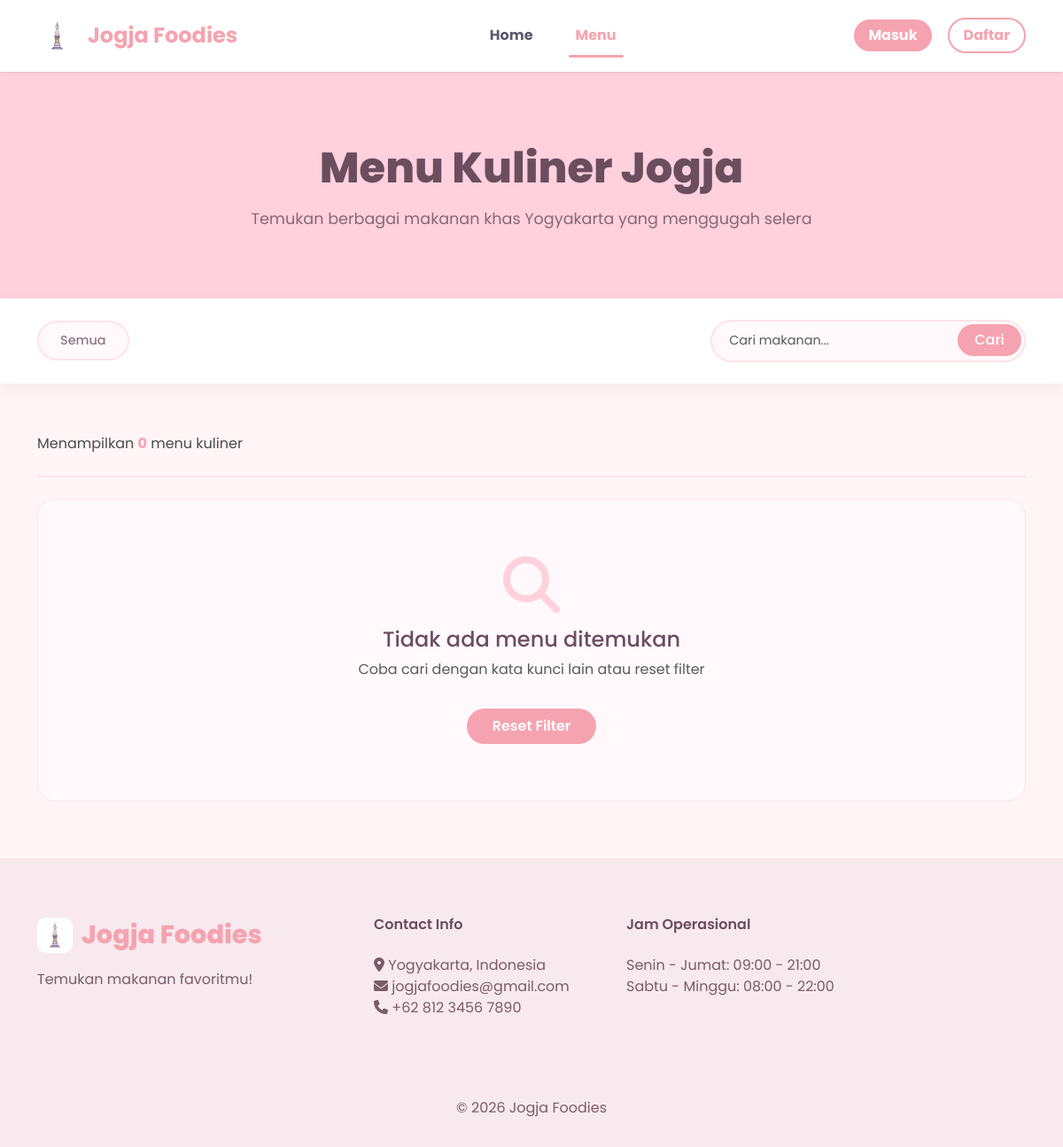
Before: /menu.php?category=Minuman with the older database file.
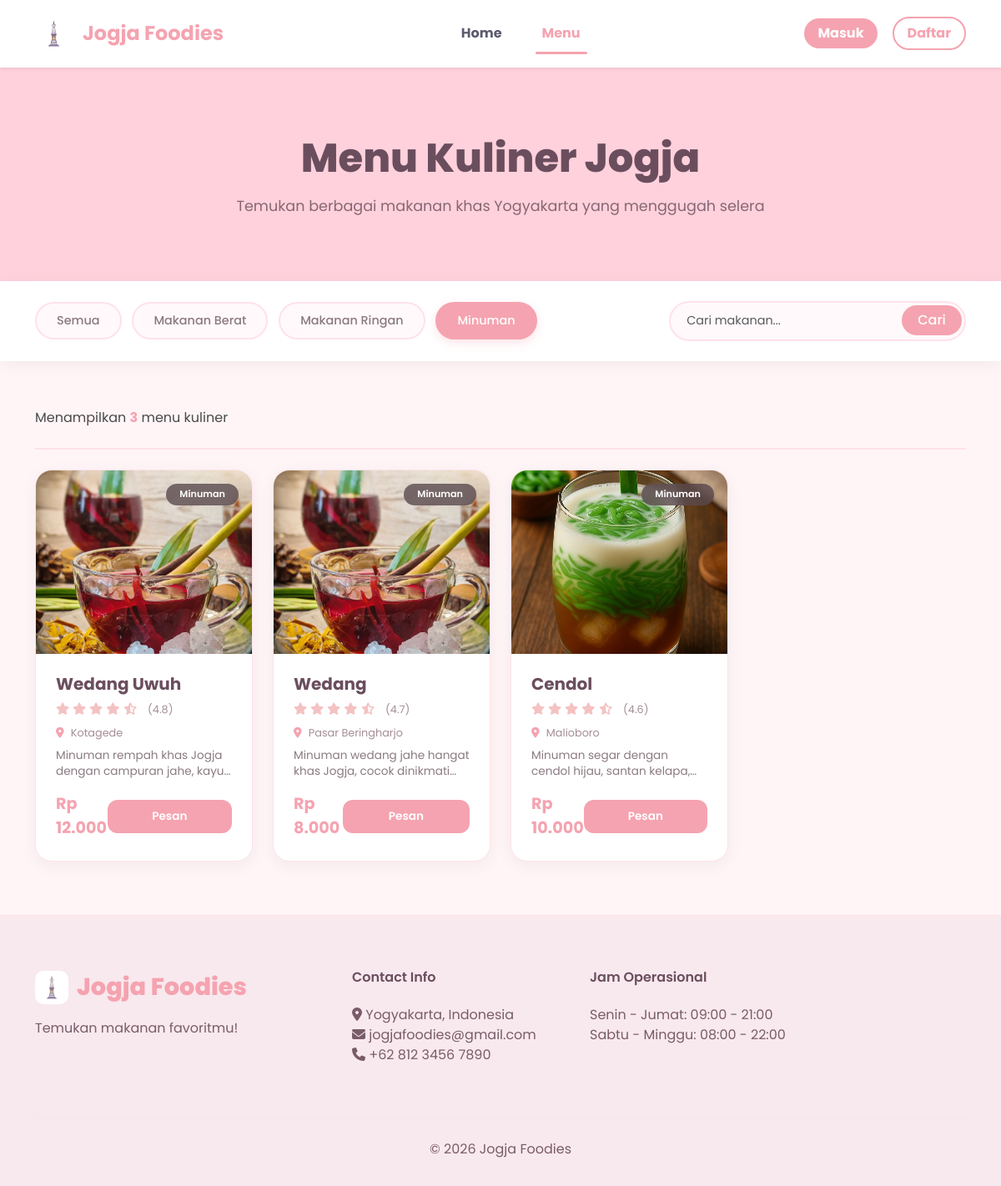
After: the same page with the newer database file.
### tables this page shows
CREATE TABLE `foods` (
  `id` int(11) NOT NULL,
  `name` varchar(100) NOT NULL,
  `description` text DEFAULT NULL,
  `price` decimal(10,2) DEFAULT NULL,
  `image` varchar(255) DEFAULT NULL,
  `category` varchar(50) DEFAULT NULL,
  `location` varchar(255) DEFAULT NULL,
  `rating` decimal(2,1) DEFAULT 0.0,
  `created_at` timestamp NOT NULL DEFAULT current_timestamp()
);

### menu.php (the view, shortened to what the changed rows need)
<?php
require_once 'config/koneksi.php';
$category = isset($_GET['category']) && $_GET['category'] !== 'all'
    ? mysqli_real_escape_string($konek, $_GET['category'])
    : '';
$query = "SELECT * FROM foods WHERE 1=1";
if ($category) {
    $query .= " AND category = '$category'";
}
$check_column = mysqli_query($konek, "SHOW COLUMNS FROM foods LIKE 'rating'");
if(mysqli_num_rows($check_column) > 0) {
    $query .= " ORDER BY rating DESC, name ASC";
} else {
    $query .= " ORDER BY name ASC";
}
$result = mysqli_query($konek, $query);
$foods = [];
while ($row = mysqli_fetch_assoc($result)) {
    $foods[] = $row;
}
$cat_query = "SELECT DISTINCT category FROM foods ORDER BY category";
$cat_result = mysqli_query($konek, $cat_query);
$categories = [];
while ($row = mysqli_fetch_assoc($cat_result)) {
    $categories[] = $row['category'];
}
function getFoodImage($food_name) {
    $clean_name = strtolower(str_replace(' ', '', $food_name));
    $images = [
        'gudeg' => 'assets/gudeg.jpeg',
        'bakpia' => 'assets/bakpia.jpeg',
        'cendol' => 'assets/cendol.jpeg',
        'thiwul' => 'assets/thiwul.jpeg',
        'ronde' => 'assets/ronde.jpeg',
        'sate' => 'assets/sate.jpg',
        'ayam' => 'assets/ayam.jpeg',
    ];
    foreach ($images as $keyword => $path) {
        if (strpos($clean_name, $keyword) !== false) {
            return $path;
        }
    }
    return 'assets/WedangUwuh.jpeg';
}
?>
<!DOCTYPE html>
<html lang="id">
<head>
    <link href="https://cdn.jsdelivr.net/npm/bootstrap@5.3.0/dist/css/bootstrap.min.css" rel="stylesheet">
    <link rel="stylesheet" href="https://cdnjs.cloudflare.com/ajax/libs/font-awesome/6.4.0/css/all.min.css">
    <link rel="stylesheet" href="https://cdn.jsdelivr.net/npm/bootstrap-icons@1.11.3/font/bootstrap-icons.min.css">
</head>
<body>
<section class="page-header">
    <div class="container">
        <h1>Menu Kuliner Jogja</h1>
    </div>
</section>
<section class="filter-section">
    <div class="container">
        <div class="row align-items-center">
            <div class="col-lg-8">
                <div class="filter-group">
                    <a href="?category=all" class="filter-btn <?= (!isset($_GET['category']) || $_GET['category'] == 'all') ? 'active' : '' ?>">Semua</a>
                    <?php foreach($categories as $cat): ?>
                        <a href="?category=<?= urlencode($cat) ?>"
                           class="filter-btn <?= ($category == $cat) ? 'active' : '' ?>">
                            <?= htmlspecialchars($cat) ?>
                        </a>
                    <?php endforeach; ?>
                </div>
            </div>
        </div>
    </div>
</section>
<section class="container my-5">
    <div class="result-info">
        <p>Menampilkan <span><?= count($foods) ?></span> menu kuliner</p>
    </div>
    <div class="row g-4">
        <?php if(count($foods) > 0): ?>
            <?php foreach($foods as $food): ?>
                <div class="col-md-6 col-lg-4 col-xl-3">
                    <div class="food-card">
                        <div class="card-img-wrapper">
                            <img src="<?= getFoodImage($food['name']) ?>" alt="<?= htmlspecialchars($food['name']) ?>">
                            <span class="category-badge"><?= htmlspecialchars($food['category']) ?></span>
                        </div>
                        <div class="p-4">
                            <h5 class="fw-bold mb-2" style="color: #6B4E5E;"><?= htmlspecialchars($food['name']) ?></h5>
                            <div class="rating">
                                <?php
                                $full = floor($food['rating']);
                                $half = ($food['rating'] - $full) >= 0.5;
                                for($i = 1; $i <= 5; $i++): ?>
                                    <?php if($i <= $full): ?>
                                        <i class="fas fa-star"></i>
                                    <?php elseif($half && $i == $full + 1): ?>
                                        <i class="fas fa-star-half-alt"></i>
                                    <?php else: ?>
                                        <i class="far fa-star"></i>
                                    <?php endif; ?>
                                <?php endfor; ?>
                                <span>(<?= number_format($food['rating'], 1) ?>)</span>
                            </div>
                            <div class="location">
                                <i class="fas fa-map-marker-alt"></i> <?= htmlspecialchars($food['location']) ?>
                            </div>
                            <div class="food-description">
                                <?= htmlspecialchars(substr($food['description'] ?? '', 0, 70)) ?>...
                            </div>
                            <div class="d-flex justify-content-between align-items-center mt-3">
                                <span class="price">Rp <?= number_format($food['price'], 0, ',', '.') ?></span>
                                <a href="order.php?id=<?= $food['id'] ?>" class="btn-order">Pesan</a>
                            </div>
                        </div>
                    </div>
                </div>
            <?php endforeach; ?>
        <?php else: ?>
            <div class="col-12">
                <div class="empty-state">
                    <i class="fas fa-search"></i>
                    <h4 style="color: #6B4E5E;">Tidak ada menu ditemukan</h4>
                    <p class="text-muted">Coba cari dengan kata kunci lain atau reset filter</p>
                    <a href="menu.php" class="btn btn-primary-custom mt-3">Reset Filter</a>
                </div>
            </div>
        <?php endif; ?>
    </div>
</section>
</body>
</html>

Changed rows visible on the page:
added foods: category "Minuman", name "Wedang Uwuh", rating "4.8", location "Kotagede", description "Minuman rempah khas Jogja dengan campuran jahe,…", price "12.000"
added foods: name (picture), category "Minuman", name "Wedang", rating "4.7", location "Pasar Beringharjo", description "Minuman wedang jahe hangat khas Jogja, cocok…", price "8.000"
added foods: shows a picture, category "Minuman", name "Cendol", rating "4.6", location "Malioboro", description "Minuman segar dengan cendol hijau, santan…", price "10.000"
Other visible differences:
count($foods): "0" → "3"
new list line: "Makanan Berat"
new list line: "Makanan Ringan"
new list line: "Minuman"
text no longer shown: "Tidak ada menu ditemukan Coba cari dengan kata kunci lain atau reset filter Reset Filter"
